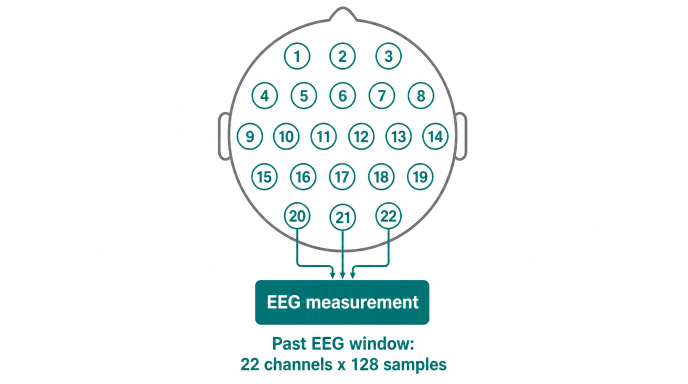
#> input picture docs/paper/iecbes2026/art/head_montage.png, 1376 x 768 px (shown at 1/2 size); its folder holds only this picture in this run
$ python vectorize_art.py
#> lines starting #> are read from the running program, lines starting #| are printed output that depends on the picture; after the words box and inside, x2 and y2 are one past the last pixel; in counts of white or black regions, pixels touching at a corner belong together
"""Convert flat raster art into resolution-independent vector PDF.

Why this exists
---------------
The art generator caps output at about 1.5 megapixels. Placed at the full
IEEE column measure of 3.5 in, that is roughly 300-400 dpi against a 600 dpi
print floor. Asking the generator for more does not work; the cap is hard.

Upscaling was measured and rejected. Round-tripping a known panel through the
required 1.44x factor retained only 82.7% of edge contrast, meaning visibly
softer strokes. Softness is the exact complaint being fixed, so inventing
pixels is not an option.

Tracing is different in kind. This art is flat: on a representative panel,
three colours account for 94% of pixels and the whole image quantises to a
small palette with hard edges. That is a rendered vector drawing which was
rasterised. Recovering the regions as paths does not invent detail, it
reconstructs the shapes the renderer drew, and the result prints at any size.

Method
------
1. Quantise to a small palette, since the source is flat by construction.
2. For each colour, build a binary mask and trace it with potrace to a path.
3. Stack the paths back to front into one SVG, then convert to PDF.
4. Verify by rasterising the result and comparing against the source. A trace
   that drifts from the original is a failure, not an improvement, so the
   comparison gates the output.

Text is traced as filled outlines rather than live glyphs. For figure art that
is correct: the shapes are preserved exactly and no font needs to embed or
substitute at the publisher.
"""

from __future__ import annotations

import subprocess
import sys
import tempfile
from pathlib import Path

import numpy as np
from PIL import Image
from scipy import ndimage

HERE = Path(__file__).resolve().parent
BASE = HERE.parent
ART = BASE / "art"
VEC = BASE / "art_vector"
VEC.mkdir(parents=True, exist_ok=True)

# Below this share of the image a colour is antialiasing, not a design element.
MIN_REGION = 0.0008
MAX_COLOURS = 18
# Pale tints sit within a few steps of white and must not be quantised
# into the background, or filled boxes render hollow.
QUANT = 8
SUPERSAMPLE = 4          # trace at 4x for sub-pixel accurate path placement
# Quantising to a grid of QUANT scatters antialiased white pixels across bins
# one step off pure white. Those bins are not junk: a pale box fill lands in
# the same bin as the haze, so dropping the colour empties real boxes. What
# separates them is size, not hue. A fill is one large connected region; the
# haze is thousands of specks. Near-white masks therefore keep only their
# large components. Dark colours are left alone, since small dark parts are
# real (dashes, dots on an i, thin arrowheads).
NEAR_WHITE = 40.0        # RGB distance from background, 0..255
MIN_BLOB = 0.00150       # fraction of image area a pale region must cover


def _flatten(path: Path) -> np.ndarray:
    """Load as RGB float in 0..1, compositing any alpha onto white."""
    im = Image.open(path)
    a = np.asarray(im, dtype=float) / 255.0
    if a.ndim == 2:
        a = np.dstack([a] * 3)
    if a.shape[2] == 4:
        al = a[..., 3:4]
        a = a[..., :3] * al + (1.0 - al)
    return a[..., :3]


def _palette(a: np.ndarray) -> list[np.ndarray]:
    """Recover the design palette, ordered by coverage.

    Antialiased edge pixels are blends and must not become their own regions,
    so colours are snapped to a coarse grid and rare bins dropped.
    """
    q = (a * 255).astype(np.uint8) // QUANT * QUANT
    cols, counts = np.unique(q.reshape(-1, 3), axis=0, return_counts=True)
    keep = counts / counts.sum() >= MIN_REGION
    cols, counts = cols[keep], counts[keep]
    order = np.argsort(-counts)
    return [cols[i].astype(float) / 255.0 for i in order[:MAX_COLOURS]]


def _assign(a: np.ndarray, palette: list[np.ndarray]) -> np.ndarray:
    """Map every pixel to its nearest palette entry."""
    flat = a.reshape(-1, 3)
    pal = np.stack(palette)
    d = ((flat[:, None, :] - pal[None, :, :]) ** 2).sum(axis=2)
    return d.argmin(axis=1).reshape(a.shape[:2])


def _drop_specks(mask: np.ndarray) -> np.ndarray:
    """Keep only connected regions large enough to be a drawn shape."""
    lab, n = ndimage.label(mask)
    if n == 0:
        return mask
    areas = np.bincount(lab.ravel())
    areas[0] = 0
    keep = areas >= MIN_BLOB * mask.size
    return keep[lab]


def _trace_mask(mask: np.ndarray, scale: int) -> str | None:
    """Trace one binary mask to SVG path data via potrace."""
    if not mask.any():
        return None
    big = np.repeat(np.repeat(mask, scale, axis=0), scale, axis=1)
    with tempfile.TemporaryDirectory() as td:
        pbm = Path(td) / "m.pbm"
        svg = Path(td) / "m.svg"
        Image.fromarray(np.where(big, 0, 255).astype(np.uint8)).save(pbm)
        r = subprocess.run(
            ["potrace", str(pbm), "-s", "-o", str(svg),
             "--turdsize", "2", "--alphamax", "1.0", "--opttolerance", "0.2"],
            capture_output=True)
        if r.returncode != 0 or not svg.exists():
            return None
        return svg.read_text()


def _paths_from(svg_text: str) -> tuple[str, str]:
    """Return (transform, paths) from a potrace SVG.

    potrace emits coordinates at ten times scale and corrects for it with a
    transform on the wrapping group, along with a y-flip for its bottom-left
    origin. Reusing that exact transform is essential; substituting a
    hand-written one puts every path ten times off-canvas.
    """
    g = svg_text.find("<g transform=")
    tstart = svg_text.find('"', g) + 1
    tend = svg_text.find('"', tstart)
    transform = svg_text[tstart:tend]

    out, i = [], 0
    while True:
        i = svg_text.find("<path", i)
        if i < 0:
            break
        j = svg_text.find("/>", i)
        out.append(svg_text[i:j + 2])
        i = j
    return transform, "\n".join(out)


def vectorize(name: str, verbose: bool = True) -> Path:
    src = ART / name
    a = _flatten(src)
    h, w = a.shape[:2]
    palette = _palette(a)
    idx = _assign(a, palette)

    # Only true white is treated as background. Choosing "largest region"
    # instead would swallow a pale box fill that happens to dominate the
    # frame, and the box would print hollow.
    lum = np.array([c.mean() for c in palette])
    bg = int(np.argmax(lum))
    if lum[bg] < 0.97:
        bg = -1

    # Paint large pale areas before small dark ones so outlines and text sit
    # on top of their fills rather than under them.
    order = sorted(range(len(palette)),
                   key=lambda k: -float(np.asarray(palette[k]).mean()))

    layers = []
    for k in order:
        col = palette[k]
        if k == bg:
            continue
        mask = idx == k
        if bg >= 0 and float(np.linalg.norm(
                (col - palette[bg]) * 255.0)) < NEAR_WHITE:
            mask = _drop_specks(mask)
        svg = _trace_mask(mask, SUPERSAMPLE)
        if not svg:
            continue
        transform, paths = _paths_from(svg)
        if not paths.strip():
            continue
        hexc = "#%02x%02x%02x" % tuple(int(round(c * 255)) for c in col)
        layers.append((k, hexc, transform, paths))

    # Masks were traced at SUPERSAMPLE resolution, so the user-space canvas is
    # that much larger; the viewBox maps it back to the original dimensions.
    sw, sh = w * SUPERSAMPLE, h * SUPERSAMPLE
    parts = [
        f'<svg xmlns="http://www.w3.org/2000/svg" width="{w}pt" height="{h}pt" '
        f'viewBox="0 0 {sw} {sh}">',
        f'<rect x="0" y="0" width="{sw}" height="{sh}" fill="#ffffff"/>',
    ]
    for _, hexc, transform, paths in layers:
        parts.append(f'<g transform="{transform}" fill="{hexc}" stroke="none">')
        parts.append(paths.replace(' fill="#000000"', ''))
        parts.append('</g>')
    parts.append('</svg>')

    out_svg = VEC / (Path(name).stem + ".svg")
    out_svg.write_text("\n".join(parts))

    out_pdf = VEC / (Path(name).stem + ".pdf")
    r = subprocess.run(["magick", str(out_svg), "-density", "1200", str(out_pdf)],
                       capture_output=True)
    if r.returncode != 0:
        out_pdf = out_svg

    if verbose:
        print(f"  {name:22s} {len(layers):2d} colour layers -> {out_pdf.name}")
    return out_pdf


def verify(name: str) -> float:
    """Rasterise the trace and compare with the source.

    Returns mean absolute error in 0..255. A good trace of flat art sits in
    the low single digits; anything higher means the palette or region
    threshold dropped something that mattered.
    """
    src = _flatten(ART / name)
    h, w = src.shape[:2]
    svg = VEC / (Path(name).stem + ".svg")
    with tempfile.TemporaryDirectory() as td:
        png = Path(td) / "r.png"
        subprocess.run(["magick", "-background", "white", "-density", "300",
                        str(svg), "-resize", f"{w}x{h}!", str(png)],
                       capture_output=True)
        if not png.exists():
            return float("nan")
        got = np.asarray(Image.open(png).convert("RGB"), dtype=float) / 255.0
    return float(np.abs(src - got).mean() * 255)


def main() -> int:
    names = sys.argv[1:] or [p.name for p in sorted(ART.glob("*.png"))]
    print("vectorizing (raster art -> resolution-independent paths)")
    worst = 0.0
    for n in names:
        vectorize(n)
#> in _flatten, im is the input picture: PIL image 1376x768 RGBA; mean R, G, B, A 240.2, 245.7, 245.9, 255
#> in _flatten, `al = a[..., 3:4]`: al: shape (768, 1376, 1) float64; every value is 1
#> in _palette, `cols, counts = np.unique(q.reshape(-1, 3), axis=0, return_counts=True)`: cols = 552 rows, first 8: [0, 72, 80], [0, 80, 80], [0, 80, 88], [0, 88, 80], [0, 88, 88], [0, 88, 96], [0, 96, 88], [0, 96, 96]; counts = 552 values, max 972243 at index 551, min 1 at index 0, mean 1914.4
#> in _palette, `cols, counts = cols[keep], counts[keep]`: cols = 14 rows, first 8: [0, 96, 96], [0, 104, 104], [0, 112, 104], [0, 112, 112], [0, 120, 120], [8, 104, 104], [8, 112, 112], [8, 120, 120]; counts = [1227, 3408, 1058, 23310, 1710, 1420, 1926, 1219, 2637, 1009, 1607, 1032, 9942, 972243]
#> in _palette, `order = np.argsort(-counts)`: order = [13, 3, 12, 1, 8, 6, 4, 10, 5, 0, 7, 2, 11, 9]
#> in vectorize, `palette = _palette(a)`: palette = 14 items, first 6: [0.973, 0.973, 0.973], [0, 0.439, 0.439], [0.941, 0.973, 0.973], [0, 0.408, 0.408], [0.439, 0.439, 0.439], [0.0314, 0.439, 0.439]
#> in _assign, `pal = np.stack(palette)`: pal = 14 rows, first 8: [0.973, 0.973, 0.973], [0, 0.439, 0.439], [0.941, 0.973, 0.973], [0, 0.408, 0.408], [0.439, 0.439, 0.439], [0.0314, 0.439, 0.439], [0, 0.471, 0.471], [0.471, 0.471, 0.471]
#> in _assign, `return d.argmin(axis=1).reshape(a.shape[:2])`:
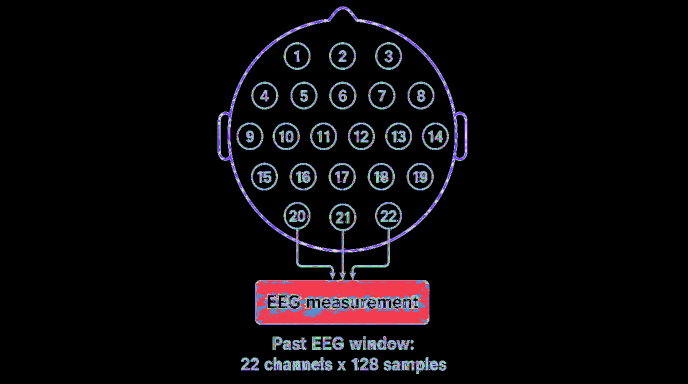
#> returned value: shape (768, 1376) int64 (shown at 1/2 size); 14 distinct labels, from 0 to 13; one colour per label, 0 black
#> in vectorize, `lum = np.array([c.mean() for c in palette])`: lum = [0.973, 0.293, 0.962, 0.272, 0.439, 0.303, 0.314, 0.471, 0.282, 0.251, 0.324, 0.282, 0.931, 0.45]
#> in vectorize, `bg = int(np.argmax(lum))`: bg = 0
#> in vectorize, `order = sorted(range(len(palette)), key=lambda k: -float(np.asarray(pa..`: order = [0, 2, 12, 7, 13, 4, 10, 6, 5, 1, 8, 11, 3, 9]
#> the loop in vectorize, `for k in order:` made 4 passes
#> (col, n in _drop_specks) on pass 2: ([0.941, 0.973, 0.973], 1508)
#> pass 2, in vectorize, `mask = idx == k`:
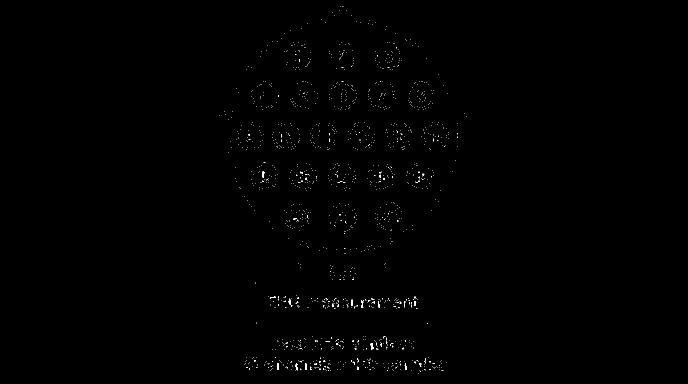
#> mask: shape (768, 1376) bool (shown at 1/2 size); 0.26% white in thin lines or dots, all inside (x1, y1, x2, y2) = (438, 12, 934, 748)
#> pass 3, in vectorize, `mask = idx == k`:
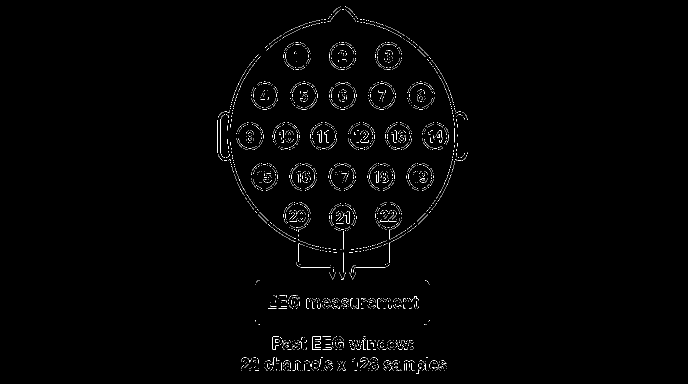
#> mask: shape (768, 1376) bool (shown at 1/2 size); 0.85% white in thin lines or dots, all inside (x1, y1, x2, y2) = (435, 13, 935, 748)
#> after the loop in vectorize, `for k in order:`:
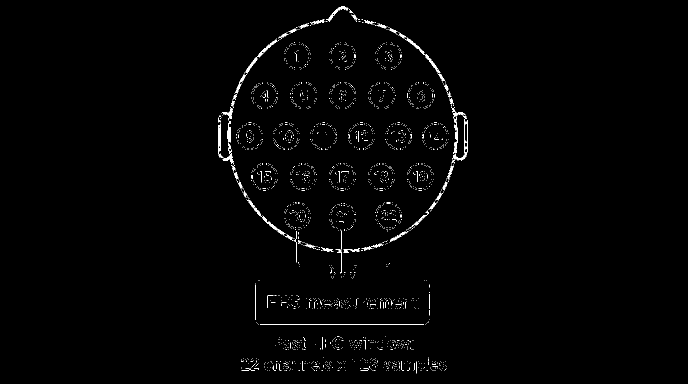
#> mask: shape (768, 1376) bool (shown at 1/2 size); 0.95% white in thin lines or dots, all inside (x1, y1, x2, y2) = (436, 13, 935, 747)
#> after the loop in vectorize, `for k in order:`: layers = []
#> (the call stopped at in _trace_mask, `r = subprocess.run( ["potrace", str(pbm), "-s", "-o", str(svg), "--tur..`: subprocess is not available in this run)
        e = verify(n)
        worst = max(worst, 0 if e != e else e)
        flag = "ok" if e == e and e < 8 else "CHECK"
        print(f"    verify MAE {e:5.2f}/255  {flag}")
    print(f"\nworst MAE {worst:.2f}/255")
    return 0


if __name__ == "__main__":
    raise SystemExit(main())
#> (the program exits here)

$ run again, on docs/paper/iecbes2026/art/latent_field.png
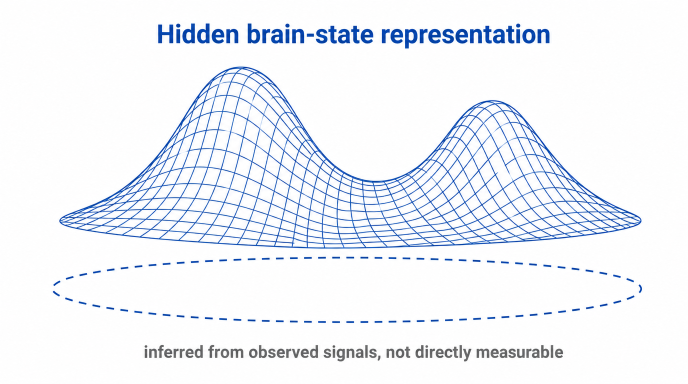
#> input picture docs/paper/iecbes2026/art/latent_field.png, 1376 x 768 px (shown at 1/2 size)
#> in _flatten, im is the input picture: PIL image 1376x768 RGBA; mean R, G, B, A 239, 242.4, 248.3, 255
#> al: shape (768, 1376, 1) float64; every value is 1
#> in _palette, `cols, counts = np.unique(q.reshape(-1, 3), axis=0, return_counts=True)`: cols = 743 rows, first 8: [0, 16, 120], [0, 24, 128], [0, 24, 136], [0, 24, 144], [0, 24, 152], [0, 24, 160], [0, 32, 120], [0, 32, 128]; counts = 743 values, max 929760 at index 742, min 1 at index 0, mean 1422.3
#> in _palette, `cols, counts = cols[keep], counts[keep]`: cols = 30 rows, first 8: [0, 56, 160], [0, 56, 168], [0, 64, 160], [0, 64, 168], [0, 64, 176], [8, 64, 160], [8, 64, 168], [8, 72, 168]; counts = 30 values, max 929760 at index 29, min 848 at index 15, mean 33108.2
#> in _palette, `order = np.argsort(-counts)`: order = 30 values, max 29 at index 0, min 0 at index 7, mean 14.5
#> palette = 18 items, first 6: [0.973, 0.973, 0.973], [0.941, 0.973, 0.973], [0.941, 0.941, 0.973], [0.91, 0.941, 0.973], [0.376, 0.376, 0.376], [0, 0.251, 0.659]
#> pal = 18 rows, first 8: [0.973, 0.973, 0.973], [0.941, 0.973, 0.973], [0.941, 0.941, 0.973], [0.91, 0.941, 0.973], [0.376, 0.376, 0.376], [0, 0.251, 0.659], [0.0314, 0.251, 0.659], [0, 0.22, 0.627]
#> in _assign, `return d.argmin(axis=1).reshape(a.shape[:2])`:
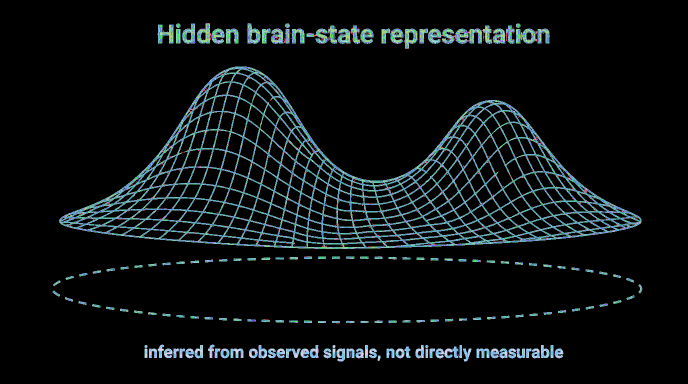
#> returned value: shape (768, 1376) int64 (shown at 1/2 size); 18 distinct labels, from 0 to 17; one colour per label, 0 black
#> lum = 18 values, max 0.973 at index 0, min 0.282 at index 7, mean 0.619
#> bg = 0
#> in vectorize, `order = sorted(range(len(palette)), key=lambda k: -float(np.asarray(pa..`: order = [0, 1, 2, 3, 16, 14, 9, 17, 15, 8, 4, 6, 11, 5, 12, 10, 13, 7]
#> the loop in vectorize, `for k in order:` made 7 passes
#> (col, n in _drop_specks) on passes 2 to 4: ([0.941, 0.973, 0.973], 3420), ([0.941, 0.941, 0.973], 1636), ([0.91, 0.941, 0.973], 2831)
#> after the loop in vectorize, `for k in order:`:
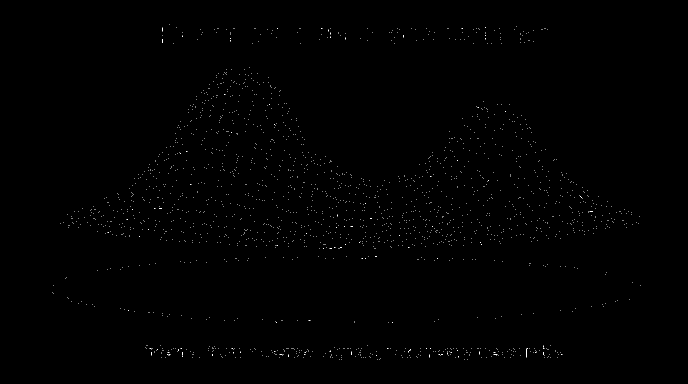
#> mask: shape (768, 1376) bool (shown at 1/2 size); 0.21% white in thin lines or dots, all inside (x1, y1, x2, y2) = (105, 49, 1282, 720)
#> after the loop in vectorize, `for k in order:`: layers = []

$ run again, on docs/paper/iecbes2026/art/overlap.png
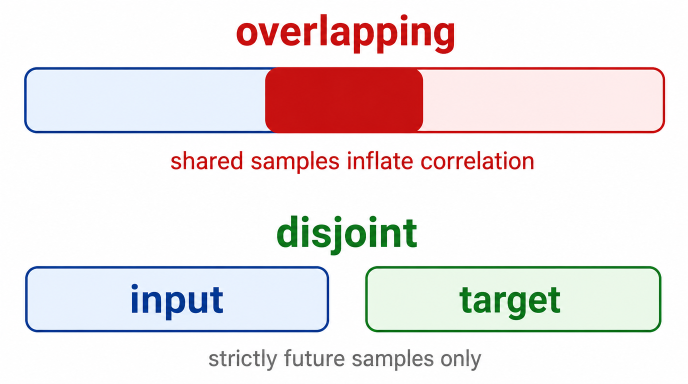
#> input picture docs/paper/iecbes2026/art/overlap.png, 1376 x 768 px (shown at 1/2 size)
#> in _flatten, im is the input picture: PIL image 1376x768 RGBA; mean R, G, B, A 237, 229, 229.4, 255
#> al: shape (768, 1376, 1) float64; every value is 1
#> in _palette, `cols, counts = np.unique(q.reshape(-1, 3), axis=0, return_counts=True)`: cols = 1297 rows, first 8: [0, 8, 96], [0, 8, 104], [0, 8, 112], [0, 16, 104], [0, 16, 112], [0, 16, 120], [0, 16, 128], [0, 24, 112]; counts = 1297 values, max 679819 at index 1296, min 1 at index 0, mean 814.8
#> in _palette, `cols, counts = cols[keep], counts[keep]`: cols = 42 rows, first 8: [0, 32, 128], [0, 40, 128], [0, 40, 136], [0, 48, 136], [0, 48, 144], [0, 56, 144], [0, 56, 152], [0, 96, 8]; counts = 42 values, max 679819 at index 41, min 856 at index 8, mean 24127.8
#> in _palette, `order = np.argsort(-counts)`: order = 42 values, max 41 at index 0, min 0 at index 30, mean 20.5
#> palette = 18 items, first 6: [0.973, 0.973, 0.973], [0.878, 0.941, 0.973], [0.973, 0.91, 0.91], [0.91, 0.941, 0.973], [0.91, 0.973, 0.91], [0.753, 0.0627, 0.0627]
#> pal = 18 rows, first 8: [0.973, 0.973, 0.973], [0.878, 0.941, 0.973], [0.973, 0.91, 0.91], [0.91, 0.941, 0.973], [0.91, 0.973, 0.91], [0.753, 0.0627, 0.0627], [0.91, 0.941, 0.91], [0.973, 0.941, 0.941]
#> in _assign, `return d.argmin(axis=1).reshape(a.shape[:2])`:
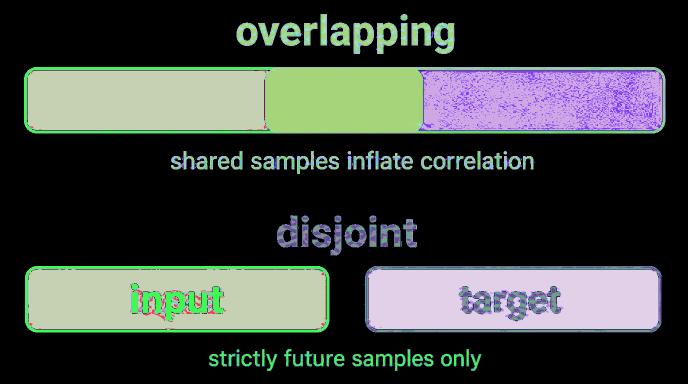
#> returned value: shape (768, 1376) int64 (shown at 1/2 size); 18 distinct labels, from 0 to 17; one colour per label, 0 black
#> lum = 18 values, max 0.973 at index 0, min 0.178 at index 16, mean 0.633
#> bg = 0
#> in vectorize, `order = sorted(range(len(palette)), key=lambda k: -float(np.asarray(pa..`: order = [0, 15, 7, 13, 3, 1, 2, 4, 6, 10, 11, 5, 12, 8, 17, 14, 9, 16]
#> the loop in vectorize, `for k in order:` made 5 passes
#> (k, col, n in _drop_specks) on passes 2 to 4: (15, [0.941, 0.973, 0.973], 375), (7, [0.973, 0.941, 0.941], 2491), (13, [0.941, 0.973, 0.941], 392)
#> after the loop in vectorize, `for k in order:`:
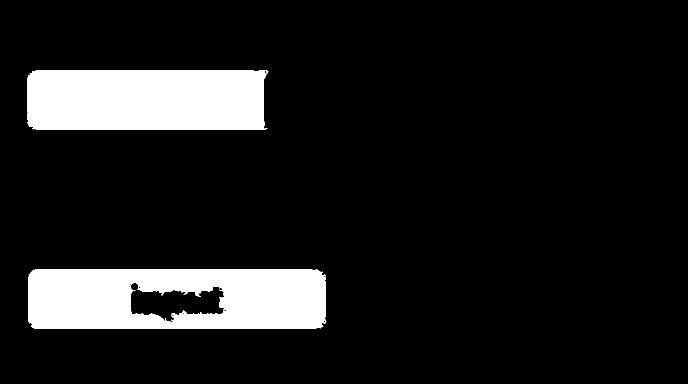
#> mask: shape (768, 1376) bool (shown at 1/2 size); 11.1% white; 2 white regions, box (x1, y1, x2, y2) and area: (57, 539, 653, 658) 61482, (55, 141, 537, 260) 56153
#> after the loop in vectorize, `for k in order:`: layers = []
